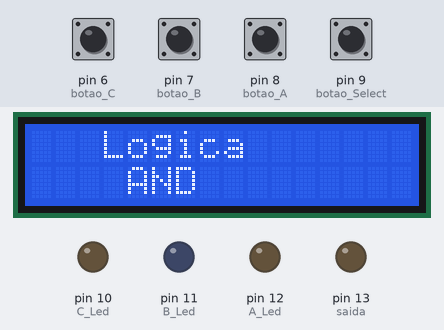
This sketch was run on a simulated Arduino Uno, built with avr-gcc and run on an emulated ATmega328P. Parts: 16×2 character LCD, output pins drawn as LEDs (lit = HIGH). The inputs (shaded band) are chosen by the test bench; at power-on: pin 6 (botao_C), pin 7 (botao_B), pin 8 (botao_A), pin 9 (botao_Select) LOW.

Above: at 1.2 s.
1.3 s: pin 9 (botao_Select) pulled HIGH for 1 s
At 2.7 s:
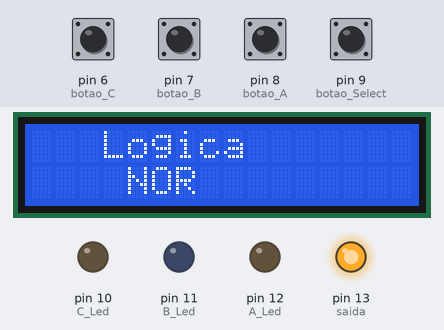
3.8 s: pin 6 (botao_C) pulled HIGH for 0.15 s
At 3.91 s:
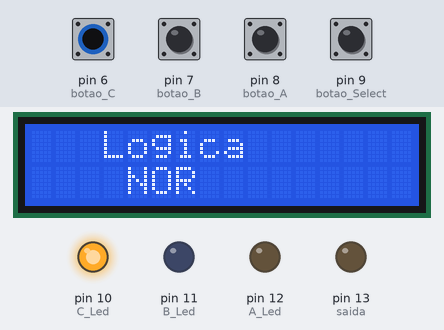
5.5 s: pin 7 (botao_B) pulled HIGH for 1 s
At 6.0 s:
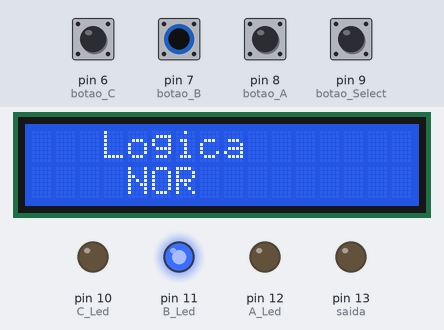
8.0 s: pin 8 (botao_A) pulled HIGH for 0.15 s
At 9.1 s:
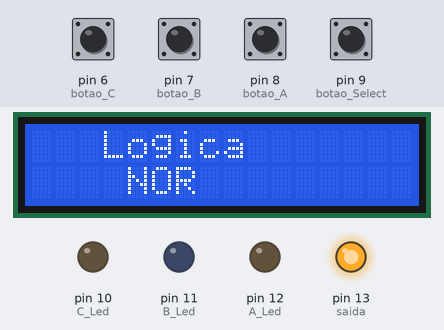
9.6 s: pin 9 (botao_Select) pulled HIGH for 0.15 s
At 10.0 s:
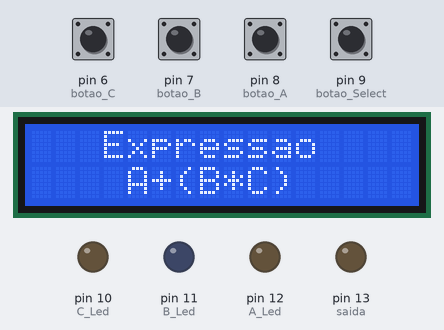
11.2 s: pin 7 (botao_B) pulled HIGH for 0.15 s
At 12.8 s:
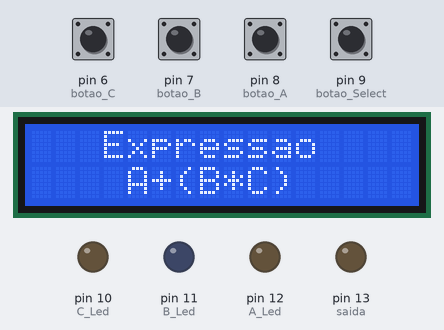
Timing chart, 0 to 13.9 s (numbered marks = the images above; inputs shaded):
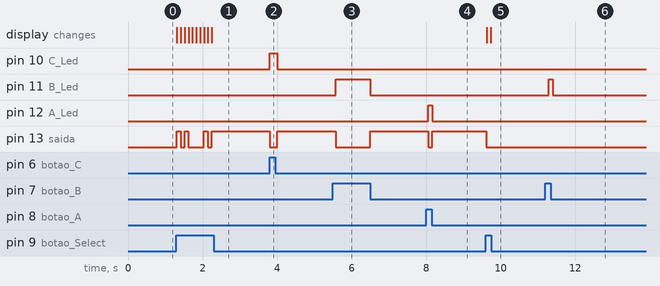

Measured:
- after the input at 1.3 s, pin 13 (saida): goes HIGH 0.10 s, LOW 0.10 s, HIGH 0.10 s, LOW 0.42 s, HIGH 0.10 s, LOW 0.10 s, then HIGH, starting at once; the display: first changes at once (image 1 shows a later state)
- after the input at 3.8 s, pin 10 (C_Led): LOW → HIGH at once, → LOW 0.21 s later; pin 13 (saida): HIGH → LOW at once, → HIGH 0.21 s later
- after the input at 5.5 s, pin 11 (B_Led): LOW → HIGH after 0.07 s, → LOW 0.93 s later; pin 13 (saida): HIGH → LOW after 0.07 s, → HIGH 0.93 s later
- after the input at 8.0 s, pin 12 (A_Led): LOW → HIGH after 0.06 s, → LOW 0.10 s later; pin 13 (saida): HIGH → LOW after 0.06 s, → HIGH 0.10 s later
- after the input at 9.6 s, pin 13 (saida): HIGH → LOW at once; the display: first changes at once (image 5 shows a later state)
- after the input at 11.2 s, pin 11 (B_Led): LOW → HIGH after 0.10 s, → LOW 0.10 s later

The sketch:

projeto_logica.ino
```cpp
#include <LiquidCrystal.h>

//Declaração das constantes
const int A_Led = 12;
const int B_Led = 11;
const int C_Led = 10;

const int saida = 13;

const int botao_A = 8;
const int botao_B = 7;
const int botao_C = 6;

LiquidCrystal lcd(1, 0, 2, 3, 4, 5);

const int botao_Select = 9;

//Variáveis que conterão os estados dos botões (0 LOW, 1 HIGH).
int estadoBotao_A = 0;
int estadoBotao_B = 0;
int estadoBotao_C = 0;

int estadoBotao_Select = 0;
int opcao = 0;

//Método setup, executado uma vez ao ligar o Arduino.
void setup() {
  //Definindo pinos digitais como saída.
  pinMode(A_Led, OUTPUT);
  pinMode(B_Led, OUTPUT);
  pinMode(C_Led, OUTPUT);
  pinMode(saida, OUTPUT);

  //Definindo pinos digitais como entrada.
  pinMode(botao_A, INPUT);
  pinMode(botao_B, INPUT);
  pinMode(botao_C, INPUT);
  pinMode(botao_Select, INPUT);

  //Define o número de colunas e linhas do LCD
  lcd.begin(16, 2);
}

//Método loop, executado enquanto o Arduino estiver ligado.
void loop() {

  controlador_funcoes(opcao);
  estadoBotao_Select = digitalRead(botao_Select);
  if (estadoBotao_Select == HIGH) {
    opcao++;
  }
  if (opcao > 6) {
    opcao = 0;
  }
  acender_LEDs();

}
```

controlador_funcoes.ino
```cpp
void controlador_funcoes(int opcao) {
  switch (opcao) {
    case 0:
      operador_AND();
      ler_Dysplay(opcao);
      break;
    case 1:
      operador_NAND();
      ler_Dysplay(opcao);
      break;
    case 2:
      operador_OR();
      ler_Dysplay(opcao);
      break;
    case 3:
      operador_NOR();
      ler_Dysplay(opcao);
      break;
    case 4:
      expressao_1();
      ler_Dysplay(opcao);
      break;
    case 5:
      expressao_2();
      ler_Dysplay(opcao);
      break;
    case 6:
      expressao_3();
      ler_Dysplay(opcao);
      break;
    default:
      break;
  }
}
```

expressoes_logicas.ino
```cpp
// operador lógico AND
void operador_AND() {
  if (estadoBotao_A == 1 && estadoBotao_B == 1 && estadoBotao_C == 1) {
    digitalWrite(saida, HIGH);
  }
  else {
    digitalWrite(saida, LOW);
  }
}

// operador lógico OR
void operador_OR() {
  if (estadoBotao_A == 1 || estadoBotao_B == 1 || estadoBotao_C == 1) {
    digitalWrite(saida, HIGH);
  }
  else {
    digitalWrite(saida, LOW);
  }
}

// operador lógico NAND
void operador_NAND() {
  if (estadoBotao_A == 1 && estadoBotao_B == 1 && estadoBotao_C == 1) {
    digitalWrite(saida, LOW);
  }
  else {
    digitalWrite(saida, HIGH);
  }
}


// operador lógico NOR
void operador_NOR() {
  if (estadoBotao_A == 1 || estadoBotao_B == 1 || estadoBotao_C == 1) {
    digitalWrite(saida, LOW);
  }
  else {
    digitalWrite(saida, HIGH);
  }
}

// Expressão (A+B)*C
void expressao_1() {
  if (estadoBotao_A == 1 || estadoBotao_B == 1) {
    if (estadoBotao_C == 1) {
      digitalWrite(saida, HIGH);
    }
    else {
      digitalWrite(saida, LOW);
    }
  }
  else {
    digitalWrite(saida, LOW);
  }
}

// Expressão A+(B*C)
void expressao_2() {
  if (estadoBotao_A == 1) {
    digitalWrite(saida, HIGH);
  }
  else if (estadoBotao_B == 1 && estadoBotao_C == 1) {
    digitalWrite(saida, HIGH);
  }
  else {
    digitalWrite(saida, LOW);
  }
}

// Expressão ~(A*B)*C
void expressao_3() {
  if (estadoBotao_A != 1 || estadoBotao_B != 1) {
    if (estadoBotao_C == 1) {
      digitalWrite(saida, HIGH);
    }
    else {
      digitalWrite(saida, LOW);
    }
  }
  else {
    digitalWrite(saida, LOW);
  }
}
```

ler_estados_botoes.ino
```cpp
void acender_LEDs(){
  //Lendo o estado dos pinos dos botões e atribuindo o resultado a variável estadoBotao.
  estadoBotao_A = digitalRead(botao_A);
  estadoBotao_B = digitalRead(botao_B);
  estadoBotao_C = digitalRead(botao_C);

  //Verificando o estado do botão A
  if (estadoBotao_A == HIGH) {
    //Botão pressionado, acende o led verde.
    digitalWrite(A_Led, HIGH);
  } else {
    //Botão não pressionado, apaga o led verde.
    digitalWrite(A_Led, LOW);
  }

  //Verificando o estado do botão B
  if (estadoBotao_B == HIGH) {
    //Botão pressionado, acende o led verde.
    digitalWrite(B_Led, HIGH);
  } else {
    //Botão não pressionado, apaga o led verde.
    digitalWrite(B_Led, LOW);
  }

  //Verificando o estado do botão C
  if (estadoBotao_C == HIGH) {
    //Botão pressionado, acende o led verde.
    digitalWrite(C_Led, HIGH);
  } else {
    //Botão não pressionado, apaga o led verde.
    digitalWrite(C_Led, LOW);
  }
}
```

dysplay_lcd.ino
```cpp
void ler_Dysplay(int opcao) {
  //Limpa a tela
  lcd.clear();
  //Posiciona o cursor na coluna 3, linha 0;
  lcd.setCursor(3, 0);
  switch (opcao) {
    case 0:
      //Envia o texto entre aspas para o LCD
      lcd.print("Logica");
      lcd.setCursor(3, 1);
      lcd.print(" AND");
      delay(100);
      break;
    case 1:
      lcd.print("Logica");
      lcd.setCursor(3, 1);
      lcd.print(" NAND");
      delay(100);
      break;
    case 2:
      lcd.print("Logica");
      lcd.setCursor(3, 1);
      lcd.print(" OR");
      delay(100);
      break;
    case 3:
      lcd.print("Logica");
      lcd.setCursor(3, 1);
      lcd.print(" NOR");
      delay(100);
      break;
    case 4:
      lcd.print("Expressao");
      lcd.setCursor(3, 1);
      lcd.print(" (A+B)*C");
      delay(100);
      break;
    case 5:
      lcd.print("Expressao");
      lcd.setCursor(3, 1);
      lcd.print(" A+(B*C)");
      delay(100);
      break;
    case 6:
      lcd.print("Expressao");
      lcd.setCursor(3, 1);
      lcd.print(" ~(A*B)*C");
      delay(100);
      break;
    default:
      break;
  }

}
```
